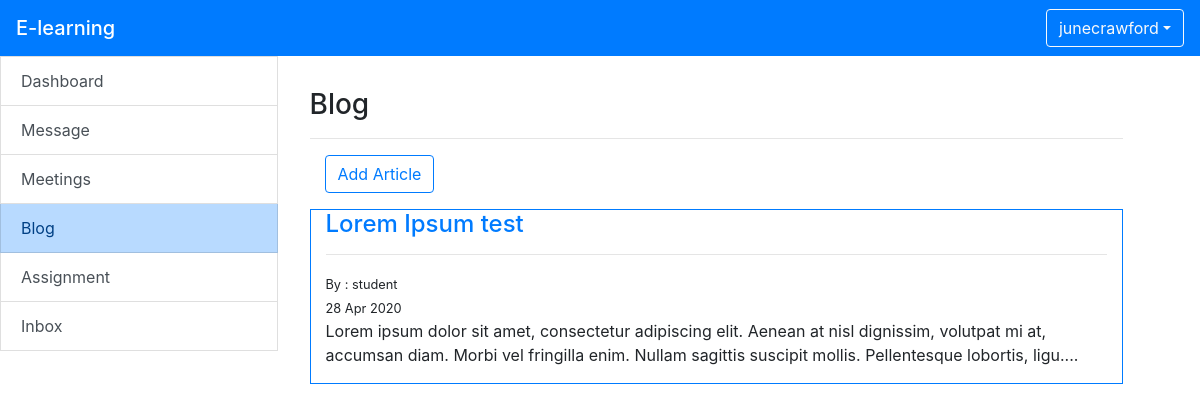
/Student_blog.php (signed in), run on the app's committed database.
### tables this page shows
CREATE TABLE `post` (
  `post_id` int(11) NOT NULL,
  `title` varchar(225) NOT NULL,
  `username` varchar(50) NOT NULL,
  `date` date NOT NULL,
  `content` text NOT NULL
);

### include/function.php (called while the page is built, shortened)
<?php
include_once 'database.php';
function query($sql) {
  global $connection;
  return mysqli_query($connection, $sql);
}
function fetch_array($result){
  return mysqli_fetch_array($result);
}
 ?>

### Student_blog.php (the view, shortened to what this page needs)
<?php
include 'include/header.php';
?>
<div class="container-fluid row">
	<div class="list-group col-3">
		<?php include 'include/sidebar.php'; ?>
	</div>
	<div class="col-9 p-3 row">
		<div class="container p-3">
			<h3>Blog</h3>
		<hr>
<form class="col" action="Student_create_blog.php" method="post" enctype="">
 <button type="submit" class="btn btn-outline-primary form-group" value="create_article">Add Article</button>
</form>
<?php
$query = query("SELECT * FROM post ORDER BY post_id DESC");
 while ($row = fetch_array($query)) {
    $post_id = $row['post_id'];
    $title = $row['title'];
    $username = $row['username'];
    $date = $row['date'];
    $date = strtotime($date);
    $date = date('d M Y', $date);
    $content = substr($row['content'],0, 200);
echo "<div class='container border border-primary mb-3'>";
echo "<h4><a href='Student_comment_blog.php?pt_id=$post_id '>$title</a></h4>";
echo "<hr>";
echo "<small>By : $username</small>";
echo "<br>";
echo "<small>$date</small>";
echo "<p>$content....</p>";
echo "</div>";
 }
 ?>
		</div>
	</div>
</div>
<?php include './include/footer.php'; ?>

### data on the page
post: title "Lorem Ipsum test", username "student", date "28 Apr 2020", content "Lorem ipsum dolor sit amet, consectetur adipiscing elit. Aenean at nisl dignissim, volutpat mi at, accumsan diam. Morbi vel fringilla enim. Nullam sagittis suscipit mollis. Pellentesque lobortis, ligu"

### other printed values
$_SESSION['username'] "junecrawford"
$value "Dashboard"
$value "Message"
$value "Meetings"
$value "Blog"
$value "Assignment"
$value "Inbox"
